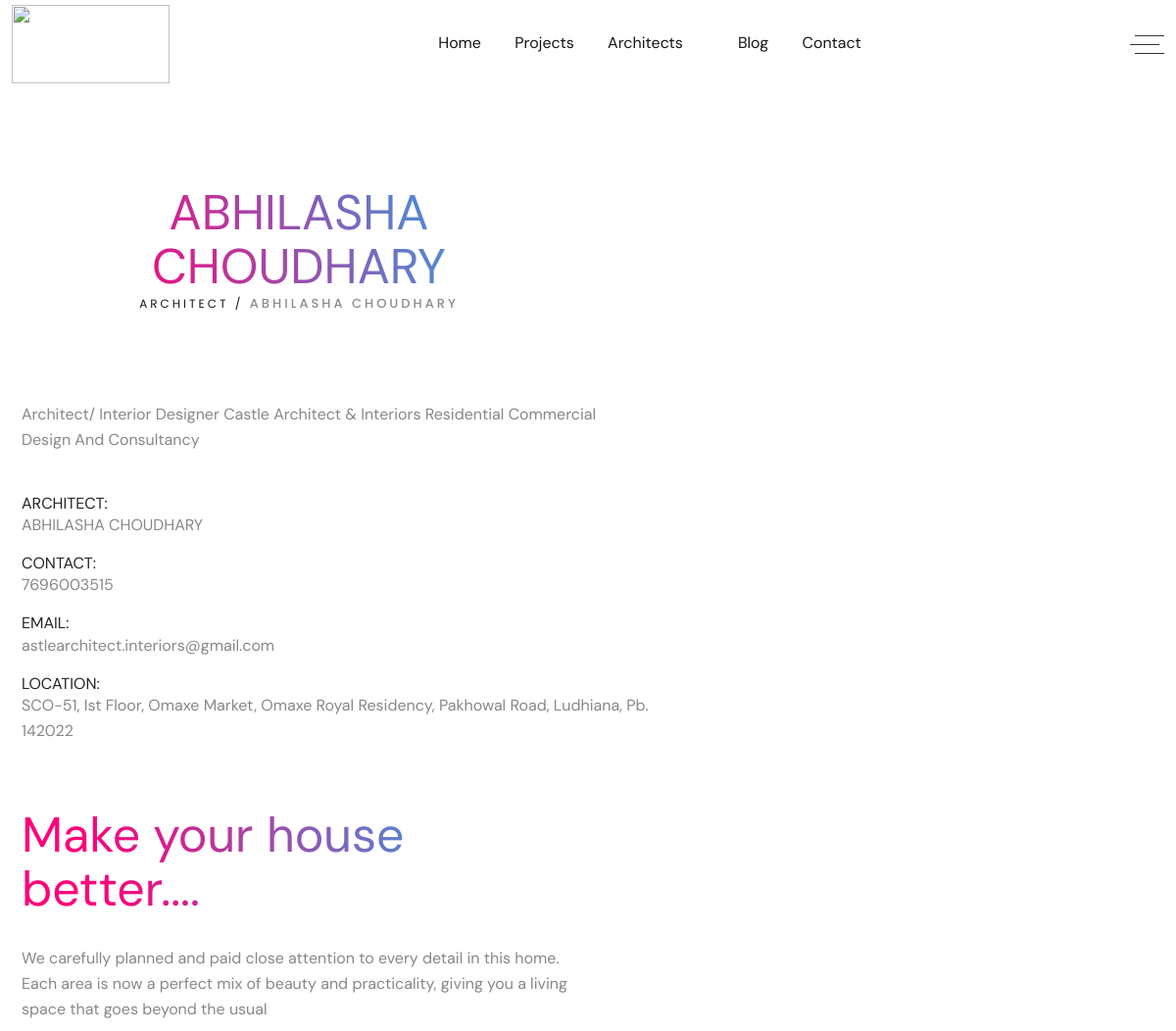
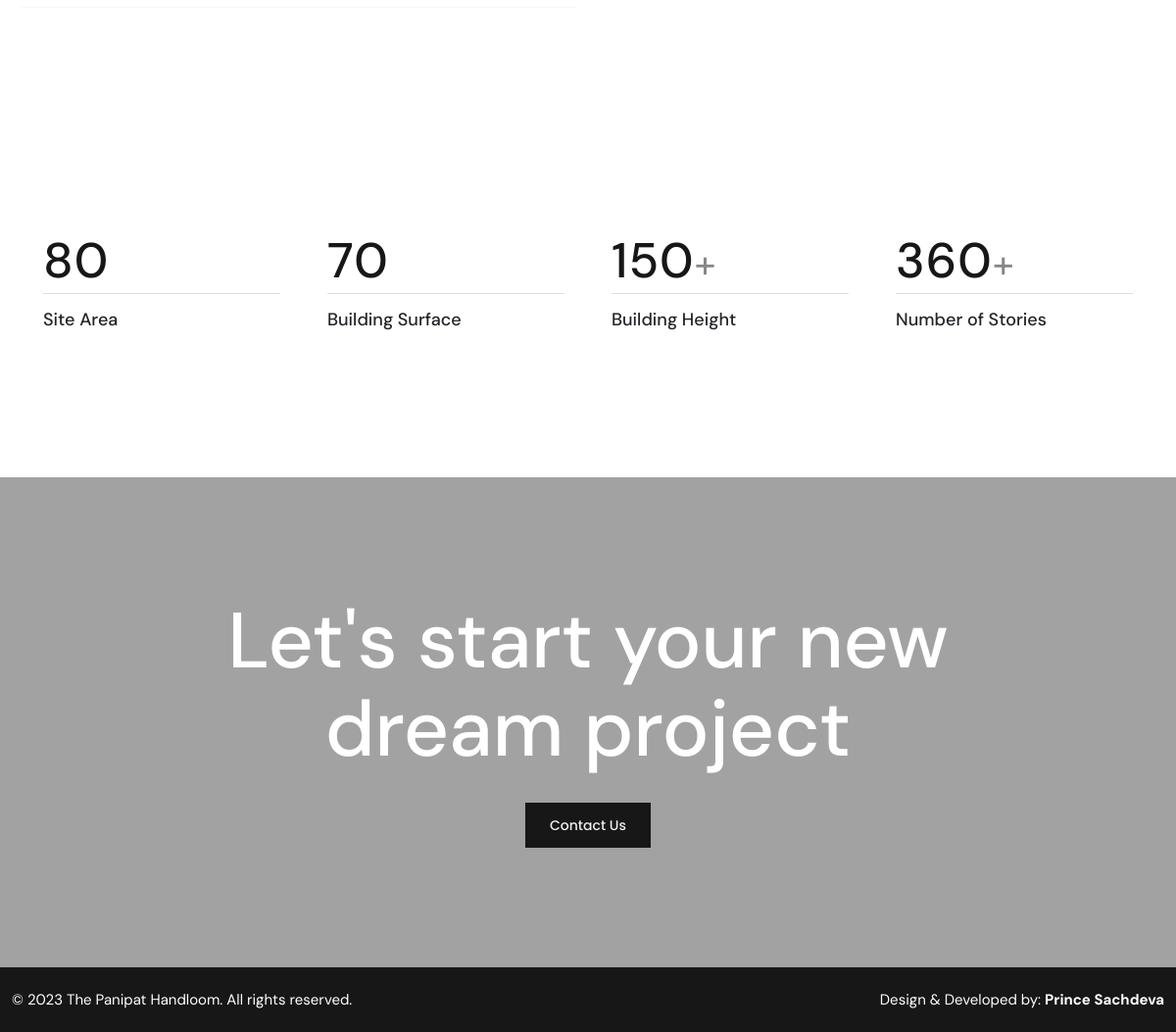
Screenshot of /architectures/ABHILASHA CHOUDHARY/ with the database file from the repository (2 pictures, top to bottom).
### core/models.py (models this page shows, shortened)
class Architecture(models.Model):
    aid = ShortUUIDField(unique=True, max_length=30, prefix="arch", alphabet="abcdefgh12345")
    user = models.ForeignKey(User, on_delete=models.SET_NULL, null=True)
    name = models.CharField(max_length=100, default="CJS BHATIA...")
    contact = models.CharField(max_length=100, default="+91-")
    email = models.CharField(max_length=100, default="@gmail.com")
    address = models.CharField(max_length=100, default="South Delhi...")
    description = models.TextField(null=True, blank=True, default="about yourself...")
    instagram = models.CharField(max_length=100, default="@instagram.com")
    facebook = models.CharField(max_length=100, default="@facebook.com")
    linkedin = models.CharField(max_length=100, default="@linkedin.com")
    twitter = models.CharField(max_length=100, default="@twitter.com")
    meta_description = models.CharField(max_length=100)
    meta_title = models.CharField(max_length=100)
    meta_tag = models.CharField(max_length=100)
    featured = models.BooleanField(default=False)
    sku = ShortUUIDField(unique=True, max_length=50, prefix="sku", alphabet="12345678900")
    date = models.DateTimeField(auto_now_add=True)
    updated = models.DateTimeField(null=True)
    image = models.ImageField(upload_to=user_directory_path, default="architecture.jpg")
    class Meta:
        verbose_name_plural = "Architecture"

### core/views.py (the view)
# urls.py: path("architectures/<name>/", arch_name, name="arch_name"),
def arch_name(request, name):
    architecture = get_object_or_404(Architecture, name=name)
    arch_images = ArchitectureImages.objects.filter(architecture=architecture)
    context = {
        "architecture": architecture,
        "arch_images": arch_images,
    }
    return render(request, "arch/portfolio-details.html", context)

### core/context_processor.py (called while the page is built)
def default(request):
    product = Main_category.objects.all()
    return {
        'main_cat': product,
    }

### templates/arch/portfolio-details.html (shortened to what this page needs)
{% load static %}
<!DOCTYPE html>
<html lang="en">
<head>
    <link href="{% static "arch/assets/css/bootstrap.min.css" %}" rel="stylesheet">
    <link href="{% static "arch/assets/css/line-awesome.min.css" %}" rel="stylesheet">
    <link href="{% static "arch/assets/css/fontAwesomePro.css" %}" rel="stylesheet">
    <link href="{% static "arch/assets/css/animate.css" %}" rel="stylesheet">
    <link href="{% static "arch/assets/css/barfiller.css" %}" rel="stylesheet">
    <link href="{% static "arch/assets/css/magnific-popup.css" %}" rel="stylesheet">
    <link href="{% static "arch/assets/css/flaticon.css" %}" rel="stylesheet">
    <link href="{% static "arch/assets/css/owl.carousel.css" %}" rel="stylesheet">
    <link href="{% static "arch/assets/css/slick.css" %}" rel="stylesheet">
    <link href="{% static "arch/assets/css/nice-select.css" %}" rel="stylesheet">
    <link href="{% static "arch/assets/css/backToTop.css" %}" rel="stylesheet">
    <link href="{% static "arch/assets/css/metismenu.css" %}" rel="stylesheet">
    <link href="{% static "arch/assets/css/style.css" %}" rel="stylesheet">
    <link href="{% static "assets/css/responsive.css" %}" rel="stylesheet">
</head>
<body>
    <div id="header-sticky" class="header-area">
        <div class="navigation">
            <div class="container">
                <div class="header-inner-box">
                    <a href="/" class="logo"> <img src="{% static 'wp-content/themes/minimog-child-demo/assets/demos/megamog/tph.png' %}" alt="" width="161"
					height="80"> </a>
                    <div class="main-menu d-none d-lg-block">
                        <ul>
                            <li><a href="/architectures">Home</a>
                            </li>
                            <li><a href="#projects">Projects</a>
                            </li>
                            <li><a href="#">Architects <i class="las la-angle-down"></i></a>
                            </li>
                            <li><a href="#blog">Blog</a>
                            </li>
                            <li><a href="#contact">Contact</a></li>
                        </ul>
                    </div>
                    <div class="header-btn">
                        <div class="menu-trigger">
                            <span class="lines"></span>
                            <span class="lines"></span>
                            <span class="lines"></span>
                        </div>
                    </div>
                </div>
            </div>
        </div>
    </div>
<div class="single-project-section section-padding pb-60">
    <div class="container">
        <div class="row pb-0">
            <div class="col-xl-6 col-lg-6 text-center">
                <div class="section-title">
                    <h1 class="gradient-text">{{architecture.name}}</h1>
                    <h6><a href="/architectures">Architect /</a> {{architecture.name}}</h6>
                </div>
            </div>
        </div>
        <div class="row">
            <div class="project-details-wrapper">
                <div class="row mt-60">
                    <div class="col-xl-7">
                        <div class="project-details">
                            <p>{{architecture.description}}</p> <br>
                        </div>
                        <div class="project-info-wrap">
                            <div class="project-info">
                                <h6>Architect:</h6>
                                <p>{{architecture.name}}</p>
                            </div>
                            <div class="project-info">
                                <h6>Contact:</h6>
                                <p>{{architecture.contact}}</p>
                            </div>
                            <div class="project-info">
                                <h6>Email:</h6>
                                <p>{{architecture.email}}</p>
                            </div>
                            <div class="project-info">
                                <h6>Location:</h6>
                                <p>{{architecture.address}}</p>
                            </div>
                        </div>
                    </div>
                    <div class="col-xl-5">
                    </div>
                </div>
                <div class="row pt-50">
                    <div class="col-xl-6 col-lg-6">
                        <div class="section-title">
                            <h1 class="gradient-text">Make your house better....</h1>
                        </div>
                        <p>We carefully planned and paid close attention to every detail in this home. Each area is now a perfect mix of beauty and practicality, giving you a living space that goes beyond the usual</p>
                        <hr>
                    </div>
                </div>
                <div class="project-details-img">
                    <div class="row mt-0">
                        {% for arch_img in arch_images %}
                        <div class="col-xl-6">
                        </div>
                        {% endfor %}
                    </div>
                </div>
                <div class="counter-section section-padding pt-60 pb-30 phone-hid">
                    <div class="container">
                        <div class="row gx-5">
                            <div class="col-lg-3 col-md-6 col-sm-6">
                                <div class="single-counter-box">
                                    <p class="counter-number"><span>80</span></p>
                                    <h6>Site Area</h6>
                                </div>
                            </div>
                            <div class="col-lg-3 col-md-6 col-sm-6">
                                <div class="single-counter-box">
                                    <p class="counter-number"><span>70</span></p>
                                    <h6>Building Surface</h6>
                                </div>
                            </div>
                            <div class="col-lg-3 col-md-6 col-sm-6">
                                <div class="single-counter-box">
                                    <p class="counter-number"><span>150</span>+</p>
                                    <h6>Building Height</h6>
                                </div>
                            </div>
                            <div class="col-lg-3 col-md-6 col-sm-6">
                                <div class="single-counter-box">
                                    <p class="counter-number"><span>360</span>+</p>
                                    <h6>Number of Stories</h6>
                                </div>
                            </div>
                        </div>
                    </div>
                </div>
            </div>
        </div>
    </div>
</div>
<div class="cta-area d-flex align-items-center bg-cover" data-background="{% static "arch/assets/img/cta-bg.jpg" %}">
    <div class="overlay"></div>
    <div class="container">
        <div class="row justify-content-center">
            <div class="col-xl-10 text-center">
                <div class="section-title">
                    <h2 class="text-white">Let's start your new <br> dream project</h2>
                </div>
                <a href="/architectures#contact" class="theme-btn">Contact Us</a>
            </div>
        </div>
    </div>
</div>
    <div class="footer-bottom">
        <div class="container">
            <div class="row justify-content-center align-items-center justify-content-center">
                <div class="col-lg-6 col-md-6 col-sm-12">
                    <p class="copyright-line">© 2023 The Panipat Handloom. All rights reserved.</p>
                </div>
                <div class="col-lg-6 col-md-6 col-sm-12">
                    <p class="privacy">Design & Developed by: <b>Prince Sachdeva</b></p>
                </div>
            </div>
        </div>
    </div>
</body>
</html>

### static/arch/assets/css/barfiller.css (style rules this page uses)
body { font-family: Arial; background: #eee; }

### templates/arch/portfolio-details.html (style rules this page uses)
.gradient-text { background: -webkit-linear-gradient(20deg, rgba(255, 0, 120, 1) 15%, rgba(0, 199, 255, 1) 100%); -webkit-background-clip: text; color: transparent; }

### rows the page displays
Architecture: name "ABHILASHA CHOUDHARY", description "Architect/ Interior Designer Castle Architect & Interiors Residential Commercial Design And Consultancy", contact "7696003515", email "astlearchitect.interiors@gmail.com", address "SCO-51, Ist Floor, Omaxe Market, Omaxe Royal Residency, Pakhowal Road, Ludhiana, Pb. 142022"
